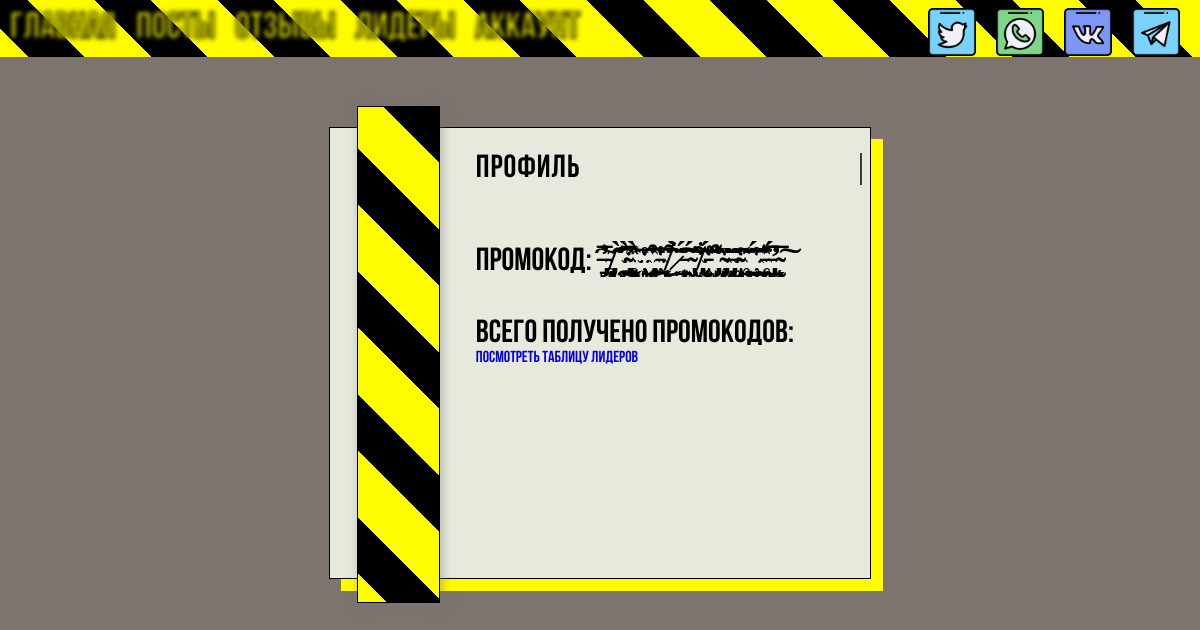
The page /account/2 on the database as committed earlier.
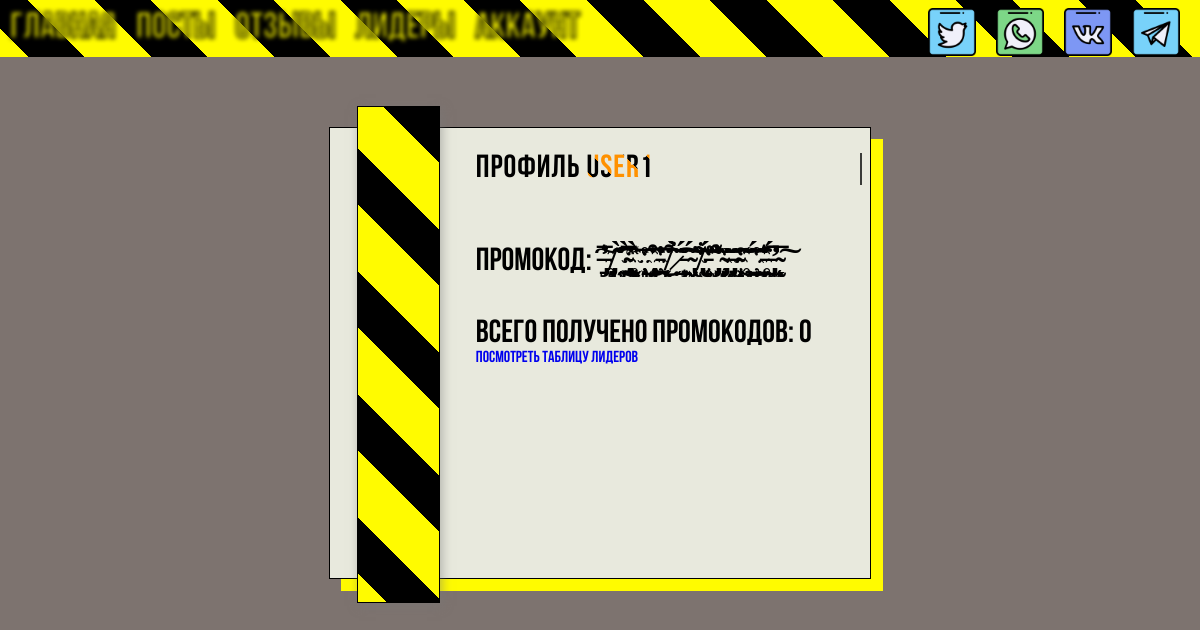
The same page on the database as committed later.
### app.py (models this page shows, shortened)
class User(db.Model, UserMixin):
    id = db.Column(db.Integer, primary_key=True)
    login = db.Column(db.String(17), nullable=False, unique = True)
    password = db.Column(db.String(64), nullable=False)
    promocode50 = db.Column(db.Text, unique = True)
    promocode100 = db.Column(db.Text, unique = True)
    promocode_all = db.Column(db.Integer)
    promocode_date = db.Column(db.DateTime, default=datetime.now())

### app.py (the view)
@app.route("/account/<int:id>")
def def_account(id):
    user = User.query.get(id)
    return render_template('def_account.html', user=user)

### app.py (called while the page is built)
@app.after_request
def redirect_to_signin(response):
    if response.status_code == 401:
        return redirect(url_for("login_page"))
    return response

### templates/def_account.html (shortened to what this page needs)
{% extends 'pattern.html' %}
{% block links_scripts %}
<link href="../static/css/account.css" type="text/css" rel="stylesheet">
<link href="../static/css/glitch.css" type="text/css" rel="stylesheet">
{% endblock %}
{% block body%}
<div class="container">
    <div class="leftbox"></div>
    <div class="rightbox">
        <div class="hero">
            <div class="header">
                <h1 class="line anim-typewriter">профиль&nbsp;<span>{{ user.login }}</span></h1>
            </div>
            <h1>промокод: <div style="display:inline-block;" class="glitch"
                    data-text="  ̶̡̠҇̾͛̅ ̸̡͉̟̃̃͡ ҈͔̩̀̍̌͜͡ ̴̢̰̪̅̀̕ ҉̨͈͑̀͞ ҈̘͈̎͜͡ ҉̡͍̍͒͡ ̵̪̠̔̌͜͡ ̸̨͔͒͠ ̷̣̉̇̀͢͡ ̵̧̞̩͔̆́̈͠ ̴̢̬̤̈́̏̃̕ ̸̢̜͋̆͝ ̵̨͙͍̈́̾̌̕ ҉̡̣͕̐̆͌͝ ̴̡͎̙̏̃̎͝ ̶̡̞̭͉̏̃͞ ̴̝͓̗̑͜͝ ҉͉̥̌̋͜͞ ҈̠͎҇́̌͐͢ͅ ̵̧̠̆̔͛̕ͅ ̵̡̛̘̈́̚ ̴̨̗̰̅͠ͅ">
                     ̶̡̠҇̾͛̅ ̸̡͉̟̃̃͡ ҈͔̩̀̍̌͜͡ ̴̢̰̪̅̀̕ ҉̨͈͑̀͞ ҈̘͈̎͜͡ ҉̡͍̍͒͡ ̵̪̠̔̌͜͡ ̸̨͔͒͠ ̷̣̉̇̀͢͡ ̵̧̞̩͔̆́̈͠ ̴̢̬̤̈́̏̃̕ ̸̢̜͋̆͝ ̵̨͙͍̈́̾̌̕ ҉̡̣͕̐̆͌͝ ̴̡͎̙̏̃̎͝ ̶̡̞̭͉̏̃͞ ̴̝͓̗̑͜͝ ҉͉̥̌̋͜͞ ҈̠͎҇́̌͐͢ͅ ̵̧̠̆̔͛̕ͅ ̵̡̛̘̈́̚ ̴̨̗̰̅͠ͅ
                </div></br></h1>
            <h1 style="margin-bottom: 0px;">всего получено промокодов: {{ user.promocode_all }}</br></h1>
            <a class="btn" href="/board">посмотреть таблицу лидеров</a>
        </div>
    </div>
</div>
{% endblock %}

Rows that differ between the two databases and show on the page:
added User: login "user1", promocode_all "0"
